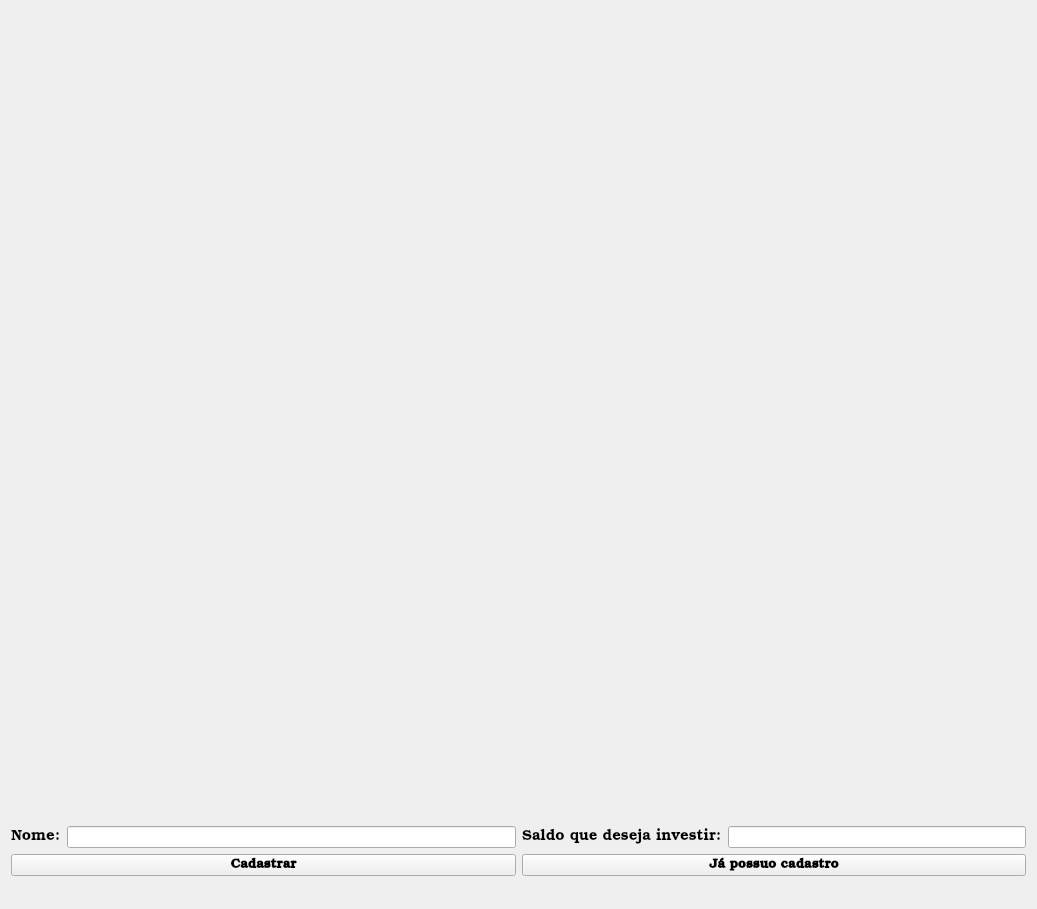
<?xml version="1.0" encoding="UTF-8"?>
<ui version="4.0">
 <class>tela_inicial</class>
 <widget class="QWidget" name="tela_inicial">
  <property name="geometry">
   <rect>
    <x>0</x>
    <y>0</y>
    <width>1037</width>
    <height>909</height>
   </rect>
  </property>
  <property name="sizePolicy">
   <sizepolicy hsizetype="Expanding" vsizetype="Expanding">
    <horstretch>0</horstretch>
    <verstretch>0</verstretch>
   </sizepolicy>
  </property>
  <property name="minimumSize">
   <size>
    <width>1037</width>
    <height>909</height>
   </size>
  </property>
  <property name="maximumSize">
   <size>
    <width>1037</width>
    <height>909</height>
   </size>
  </property>
  <property name="windowTitle">
   <string>Tela Inicial</string>
  </property>
  <layout class="QGridLayout" name="gridLayout_2">
   <item row="1" column="0">
    <layout class="QVBoxLayout" name="verticalLayout">
     <item>
      <layout class="QGridLayout" name="gridLayout">
       <item row="1" column="1">
        <layout class="QHBoxLayout" name="horizontalLayout_2">
         <item>
          <widget class="QLabel" name="label_saldo">
           <property name="font">
            <font>
             <family>Bookman Old Style</family>
             <pointsize>11</pointsize>
             <weight>50</weight>
             <bold>false</bold>
            </font>
           </property>
           <property name="text">
            <string>Saldo que deseja investir:</string>
           </property>
          </widget>
         </item>
         <item>
          <widget class="QLineEdit" name="line_edit_saldo"/>
         </item>
        </layout>
       </item>
       <item row="2" column="0">
        <widget class="QPushButton" name="botao_cadastrar">
         <property name="font">
          <font>
           <family>Bookman Old Style</family>
           <pointsize>10</pointsize>
           <weight>75</weight>
           <bold>true</bold>
          </font>
         </property>
         <property name="text">
          <string>Cadastrar</string>
         </property>
        </widget>
       </item>
       <item row="2" column="1">
        <widget class="QPushButton" name="botao_jacadastrado">
         <property name="font">
          <font>
           <family>Bookman Old Style</family>
           <pointsize>10</pointsize>
           <weight>75</weight>
           <bold>true</bold>
          </font>
         </property>
         <property name="text">
          <string>Já possuo cadastro</string>
         </property>
        </widget>
       </item>
       <item row="1" column="0">
        <layout class="QHBoxLayout" name="horizontalLayout">
         <item>
          <widget class="QLabel" name="label_nome">
           <property name="font">
            <font>
             <family>Bookman Old Style</family>
             <pointsize>11</pointsize>
            </font>
           </property>
           <property name="text">
            <string>Nome:</string>
           </property>
          </widget>
         </item>
         <item>
          <widget class="QLineEdit" name="line_edit_nome"/>
         </item>
        </layout>
       </item>
      </layout>
     </item>
     <item>
      <widget class="QLabel" name="label_notificacao">
       <property name="palette">
        <palette>
         <active>
          <colorrole role="WindowText">
           <brush brushstyle="SolidPattern">
            <color alpha="255">
             <red>255</red>
             <green>0</green>
             <blue>0</blue>
            </color>
           </brush>
          </colorrole>
          <colorrole role="Button">
           <brush brushstyle="SolidPattern">
            <color alpha="255">
             <red>255</red>
             <green>0</green>
             <blue>0</blue>
            </color>
           </brush>
          </colorrole>
          <colorrole role="Light">
           <brush brushstyle="SolidPattern">
            <color alpha="255">
             <red>255</red>
             <green>127</green>
             <blue>127</blue>
            </color>
           </brush>
          </colorrole>
          <colorrole role="Midlight">
           <brush brushstyle="SolidPattern">
            <color alpha="255">
             <red>255</red>
             <green>63</green>
             <blue>63</blue>
            </color>
           </brush>
          </colorrole>
          <colorrole role="Dark">
           <brush brushstyle="SolidPattern">
            <color alpha="255">
             <red>127</red>
             <green>0</green>
             <blue>0</blue>
            </color>
           </brush>
          </colorrole>
          <colorrole role="Mid">
           <brush brushstyle="SolidPattern">
            <color alpha="255">
             <red>170</red>
             <green>0</green>
             <blue>0</blue>
            </color>
           </brush>
          </colorrole>
          <colorrole role="Text">
           <brush brushstyle="SolidPattern">
            <color alpha="255">
             <red>255</red>
             <green>0</green>
             <blue>0</blue>
            </color>
           </brush>
          </colorrole>
          <colorrole role="BrightText">
           <brush brushstyle="SolidPattern">
            <color alpha="255">
             <red>255</red>
             <green>255</green>
             <blue>255</blue>
            </color>
           </brush>
          </colorrole>
          <colorrole role="ButtonText">
           <brush brushstyle="SolidPattern">
            <color alpha="255">
             <red>0</red>
             <green>0</green>
             <blue>0</blue>
            </color>
           </brush>
          </colorrole>
          <colorrole role="Base">
           <brush brushstyle="SolidPattern">
            <color alpha="255">
             <red>255</red>
             <green>255</green>
             <blue>255</blue>
            </color>
           </brush>
          </colorrole>
          <colorrole role="Window">
           <brush brushstyle="SolidPattern">
            <color alpha="255">
             <red>255</red>
             <green>0</green>
             <blue>0</blue>
            </color>
           </brush>
          </colorrole>
          <colorrole role="Shadow">
           <brush brushstyle="SolidPattern">
            <color alpha="255">
             <red>0</red>
             <green>0</green>
             <blue>0</blue>
            </color>
           </brush>
          </colorrole>
          <colorrole role="AlternateBase">
           <brush brushstyle="SolidPattern">
            <color alpha="255">
             <red>255</red>
             <green>127</green>
             <blue>127</blue>
            </color>
           </brush>
          </colorrole>
          <colorrole role="ToolTipBase">
           <brush brushstyle="SolidPattern">
            <color alpha="255">
             <red>255</red>
             <green>255</green>
             <blue>220</blue>
            </color>
           </brush>
          </colorrole>
          <colorrole role="ToolTipText">
           <brush brushstyle="SolidPattern">
            <color alpha="255">
             <red>0</red>
             <green>0</green>
             <blue>0</blue>
            </color>
           </brush>
          </colorrole>
         </active>
         <inactive>
          <colorrole role="WindowText">
           <brush brushstyle="SolidPattern">
            <color alpha="255">
             <red>255</red>
             <green>0</green>
             <blue>0</blue>
            </color>
           </brush>
          </colorrole>
          <colorrole role="Button">
           <brush brushstyle="SolidPattern">
            <color alpha="255">
             <red>255</red>
             <green>0</green>
             <blue>0</blue>
            </color>
           </brush>
          </colorrole>
          <colorrole role="Light">
           <brush brushstyle="SolidPattern">
            <color alpha="255">
             <red>255</red>
             <green>127</green>
             <blue>127</blue>
            </color>
           </brush>
          </colorrole>
          <colorrole role="Midlight">
           <brush brushstyle="SolidPattern">
            <color alpha="255">
             <red>255</red>
             <green>63</green>
             <blue>63</blue>
            </color>
           </brush>
          </colorrole>
          <colorrole role="Dark">
           <brush brushstyle="SolidPattern">
            <color alpha="255">
             <red>127</red>
             <green>0</green>
             <blue>0</blue>
            </color>
           </brush>
          </colorrole>
          <colorrole role="Mid">
           <brush brushstyle="SolidPattern">
            <color alpha="255">
             <red>170</red>
             <green>0</green>
             <blue>0</blue>
            </color>
           </brush>
          </colorrole>
          <colorrole role="Text">
           <brush brushstyle="SolidPattern">
            <color alpha="255">
             <red>255</red>
             <green>0</green>
             <blue>0</blue>
            </color>
           </brush>
          </colorrole>
          <colorrole role="BrightText">
           <brush brushstyle="SolidPattern">
            <color alpha="255">
             <red>255</red>
             <green>255</green>
             <blue>255</blue>
            </color>
           </brush>
          </colorrole>
          <colorrole role="ButtonText">
           <brush brushstyle="SolidPattern">
            <color alpha="255">
             <red>0</red>
             <green>0</green>
             <blue>0</blue>
            </color>
           </brush>
          </colorrole>
          <colorrole role="Base">
           <brush brushstyle="SolidPattern">
            <color alpha="255">
             <red>255</red>
             <green>255</green>
             <blue>255</blue>
            </color>
           </brush>
          </colorrole>
          <colorrole role="Window">
           <brush brushstyle="SolidPattern">
            <color alpha="255">
             <red>255</red>
             <green>0</green>
             <blue>0</blue>
            </color>
           </brush>
          </colorrole>
          <colorrole role="Shadow">
           <brush brushstyle="SolidPattern">
            <color alpha="255">
             <red>0</red>
             <green>0</green>
             <blue>0</blue>
            </color>
           </brush>
          </colorrole>
          <colorrole role="AlternateBase">
           <brush brushstyle="SolidPattern">
            <color alpha="255">
             <red>255</red>
             <green>127</green>
             <blue>127</blue>
            </color>
           </brush>
          </colorrole>
          <colorrole role="ToolTipBase">
           <brush brushstyle="SolidPattern">
            <color alpha="255">
             <red>255</red>
             <green>255</green>
             <blue>220</blue>
            </color>
           </brush>
          </colorrole>
          <colorrole role="ToolTipText">
           <brush brushstyle="SolidPattern">
            <color alpha="255">
             <red>0</red>
             <green>0</green>
             <blue>0</blue>
            </color>
           </brush>
          </colorrole>
         </inactive>
         <disabled>
          <colorrole role="WindowText">
           <brush brushstyle="SolidPattern">
            <color alpha="255">
             <red>127</red>
             <green>0</green>
             <blue>0</blue>
            </color>
           </brush>
          </colorrole>
          <colorrole role="Button">
           <brush brushstyle="SolidPattern">
            <color alpha="255">
             <red>255</red>
             <green>0</green>
             <blue>0</blue>
            </color>
           </brush>
          </colorrole>
          <colorrole role="Light">
           <brush brushstyle="SolidPattern">
            <color alpha="255">
             <red>255</red>
             <green>127</green>
             <blue>127</blue>
            </color>
           </brush>
          </colorrole>
          <colorrole role="Midlight">
           <brush brushstyle="SolidPattern">
            <color alpha="255">
             <red>255</red>
             <green>63</green>
             <blue>63</blue>
            </color>
           </brush>
          </colorrole>
          <colorrole role="Dark">
           <brush brushstyle="SolidPattern">
            <color alpha="255">
             <red>127</red>
             <green>0</green>
             <blue>0</blue>
            </color>
           </brush>
          </colorrole>
          <colorrole role="Mid">
           <brush brushstyle="SolidPattern">
            <color alpha="255">
             <red>170</red>
             <green>0</green>
             <blue>0</blue>
            </color>
           </brush>
          </colorrole>
          <colorrole role="Text">
           <brush brushstyle="SolidPattern">
            <color alpha="255">
             <red>127</red>
             <green>0</green>
             <blue>0</blue>
            </color>
           </brush>
          </colorrole>
          <colorrole role="BrightText">
           <brush brushstyle="SolidPattern">
            <color alpha="255">
             <red>255</red>
             <green>255</green>
             <blue>255</blue>
            </color>
           </brush>
          </colorrole>
          <colorrole role="ButtonText">
           <brush brushstyle="SolidPattern">
            <color alpha="255">
             <red>127</red>
             <green>0</green>
             <blue>0</blue>
            </color>
           </brush>
          </colorrole>
          <colorrole role="Base">
           <brush brushstyle="SolidPattern">
            <color alpha="255">
             <red>255</red>
             <green>0</green>
             <blue>0</blue>
            </color>
           </brush>
          </colorrole>
          <colorrole role="Window">
           <brush brushstyle="SolidPattern">
            <color alpha="255">
             <red>255</red>
             <green>0</green>
             <blue>0</blue>
            </color>
           </brush>
          </colorrole>
          <colorrole role="Shadow">
           <brush brushstyle="SolidPattern">
            <color alpha="255">
             <red>0</red>
             <green>0</green>
             <blue>0</blue>
            </color>
           </brush>
          </colorrole>
          <colorrole role="AlternateBase">
           <brush brushstyle="SolidPattern">
            <color alpha="255">
             <red>255</red>
             <green>0</green>
             <blue>0</blue>
            </color>
           </brush>
          </colorrole>
          <colorrole role="ToolTipBase">
           <brush brushstyle="SolidPattern">
            <color alpha="255">
             <red>255</red>
             <green>255</green>
             <blue>220</blue>
            </color>
           </brush>
          </colorrole>
          <colorrole role="ToolTipText">
           <brush brushstyle="SolidPattern">
            <color alpha="255">
             <red>0</red>
             <green>0</green>
             <blue>0</blue>
            </color>
           </brush>
          </colorrole>
         </disabled>
        </palette>
       </property>
       <property name="font">
        <font>
         <family>Bookman Old Style</family>
         <pointsize>10</pointsize>
         <weight>75</weight>
         <italic>true</italic>
         <bold>true</bold>
        </font>
       </property>
       <property name="layoutDirection">
        <enum>Qt::LeftToRight</enum>
       </property>
       <property name="text">
        <string/>
       </property>
       <property name="alignment">
        <set>Qt::AlignCenter</set>
       </property>
      </widget>
     </item>
    </layout>
   </item>
   <item row="0" column="0">
    <widget class="QLabel" name="label_touro">
     <property name="sizePolicy">
      <sizepolicy hsizetype="Expanding" vsizetype="Expanding">
       <horstretch>0</horstretch>
       <verstretch>0</verstretch>
      </sizepolicy>
     </property>
     <property name="text">
      <string/>
     </property>
     <property name="pixmap">
      <pixmap resource="../resource.qrc">:/imagens/touro.png</pixmap>
     </property>
     <property name="scaledContents">
      <bool>false</bool>
     </property>
     <property name="alignment">
      <set>Qt::AlignCenter</set>
     </property>
    </widget>
   </item>
  </layout>
 </widget>
 <resources>
  <include location="../resource.qrc"/>
 </resources>
 <connections/>
</ui>
